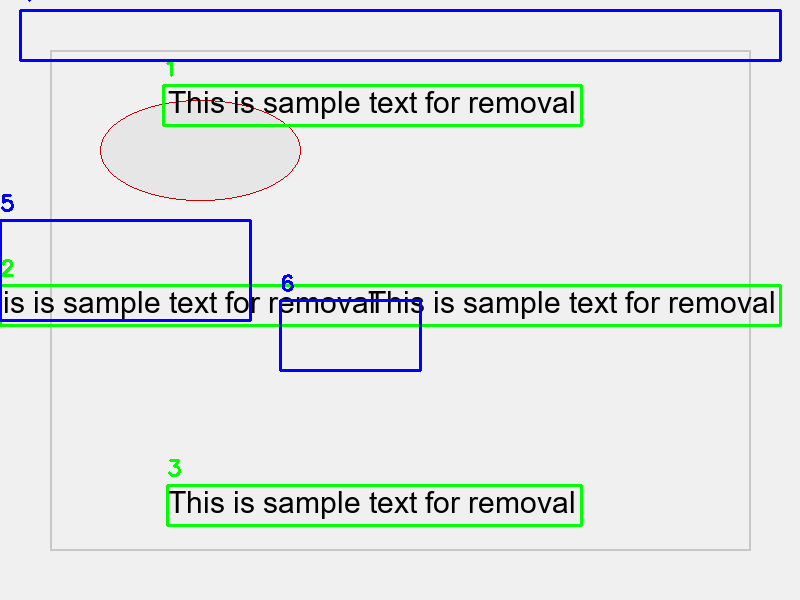
#> input picture output/sample_plain_text_regions.png, 800 x 600 px; its folder holds only this picture in this run
$ python preview_text_regions.py ../output/sample_plain_text_regions.png
#> lines starting #> are read from the running program, lines starting #| are printed output that depends on the picture; after the words box and inside, x2 and y2 are one past the last pixel; in counts of white or black regions, pixels touching at a corner belong together
### src/utils/image_utils.py
"""
Image Utilities Module

This module provides utility functions for image processing,
including loading, saving, and basic transformations.
"""
import os
import cv2
import numpy as np
from PIL import Image, ImageDraw, ImageFont


def load_image(image_path):
    """
    Load an image from a file path.

    Args:
        image_path (str): Path to the image file.

    Returns:
        tuple: (PIL Image, OpenCV Image) - Both representations of the loaded image.
    """
#> called with image_path = '../output/sample_plain_text_regions.png'
    # Check if file exists
    if not os.path.exists(image_path):
        raise FileNotFoundError(f"Image file not found: {image_path}")

    # Load with PIL
    pil_image = Image.open(image_path)
#> pil_image is the input picture: PIL image 800x600 RGB; mean R, G, B 225.2, 230.6, 229.4

    # Load with OpenCV
    cv_image = cv2.imread(image_path)

    # Check if OpenCV read the image correctly
    if cv_image is None:
        # Try converting from PIL to OpenCV format
        cv_image = cv2.cvtColor(np.array(pil_image), cv2.COLOR_RGB2BGR)

    return pil_image, cv_image


def save_image(image, output_path, format="PIL"):
    """
    Save an image to a file.

    Args:
        image: PIL Image or OpenCV Image to save.
        output_path (str): Path where the image will be saved.
        format (str): Format of the input image ('PIL' or 'CV').
    """
    # Create directory if it doesn't exist
    os.makedirs(os.path.dirname(output_path), exist_ok=True)

    if format.upper() == "PIL":
        # Save PIL Image
        image.save(output_path)
    elif format.upper() == "CV":
        # Save OpenCV Image
        cv2.imwrite(output_path, image)
    else:
        raise ValueError("Format must be 'PIL' or 'CV'")


# [53 lines left out: function create_sample_image, not called in this run]


# [4 lines that do not run on import are left out]

### scripts/preview_text_regions.py
"""
Preview Text Regions Script

This script identifies potential text regions in an image and visualizes them
with numbered boxes for easy reference.
"""
import os
import sys
import argparse
import cv2
import numpy as np
from PIL import Image, ImageDraw

# Add src directory to path
sys.path.append(os.path.abspath(os.path.join(os.path.dirname(__file__), "..")))

# Import our utilities
from src.utils.image_utils import load_image, save_image

# Define some common text regions for comic-style images
DEFAULT_REGIONS = [
    # General regions
    {'name': 'Top', 'box': (50, 10, 750, 70)},
    {'name': 'Middle', 'box': (50, 200, 750, 300)},
    {'name': 'Bottom', 'box': (50, 450, 750, 550)},

    # Speech bubble regions
    {'name': 'Left Speech', 'box': (100, 150, 350, 250)},
    {'name': 'Right Speech', 'box': (450, 150, 700, 250)},
    {'name': 'Bottom Left', 'box': (100, 350, 350, 450)},
    {'name': 'Bottom Right', 'box': (450, 350, 700, 450)},
]

def find_speech_bubbles(image, min_area=1000, max_area=100000):
    """
    Find potential speech bubble regions using contour detection.

    Args:
        image: OpenCV image
        min_area: Minimum contour area to consider
        max_area: Maximum contour area to consider

    Returns:
        List of potential speech bubble regions
    """
#> called with min_area = 1000, max_area = 100000
    # Convert to grayscale
    gray = cv2.cvtColor(image, cv2.COLOR_BGR2GRAY)
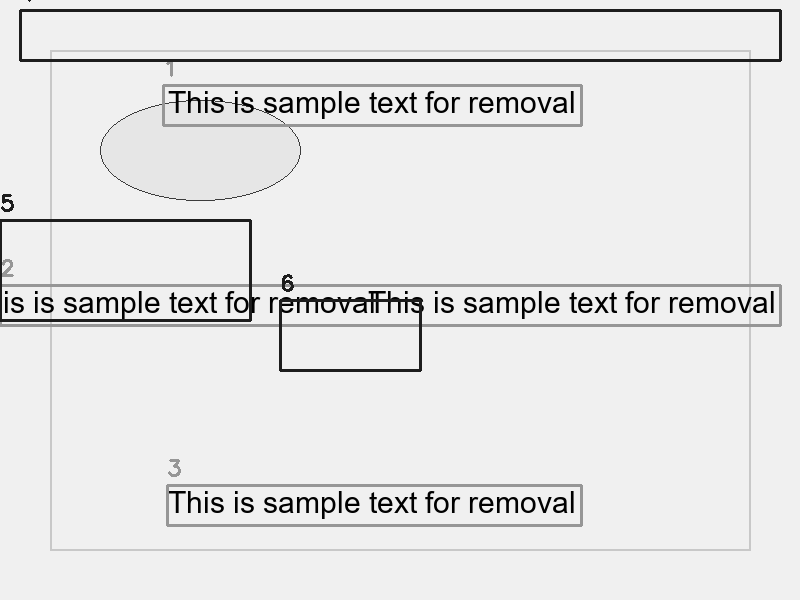
#> gray: shape (600, 800); min 0, max 240, mean 228.8

    # Apply Gaussian blur to smooth out the image
    blurred = cv2.GaussianBlur(gray, (5, 5), 0)
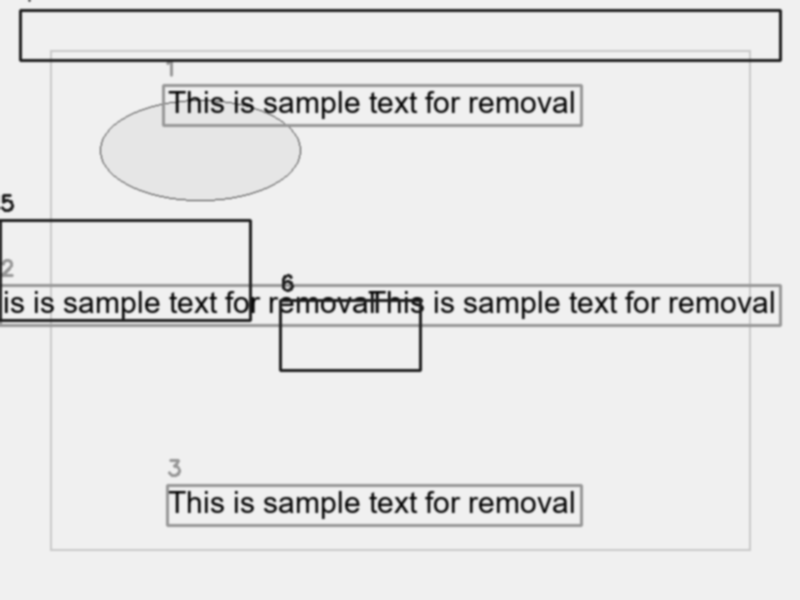
#> blurred: shape (600, 800); min 10, max 240, mean 228.8

    # Apply adaptive thresholding to create a binary image
    binary = cv2.adaptiveThreshold(
        blurred, 255, cv2.ADAPTIVE_THRESH_GAUSSIAN_C,
        cv2.THRESH_BINARY_INV, 11, 2
    )
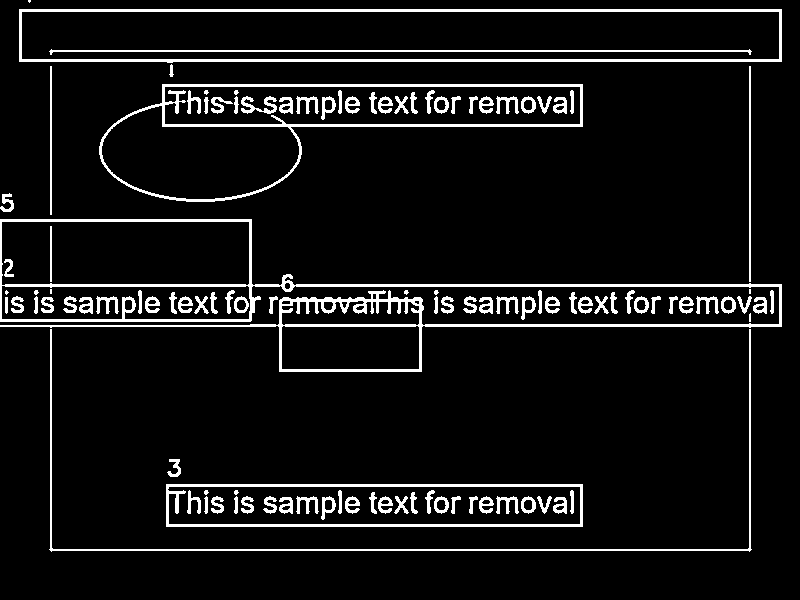
#> binary: shape (600, 800); 7.6% white; 112 white regions (12 under 20 px)

    # Find contours
    contours, _ = cv2.findContours(binary, cv2.RETR_EXTERNAL, cv2.CHAIN_APPROX_SIMPLE)
#> contours = 38 contours, 5 with area under 20; largest, box (x1, y1, x2, y2) and area: (19, 9, 782, 63) 39630, (0, 219, 782, 372) 38397, (99, 84, 583, 202) 31116, (166, 484, 583, 527) 17472, (49, 329, 752, 552) 1148

    # Filter contours by area and shape
    speech_bubbles = []
    for i, contour in enumerate(contours):
        # Calculate area
        area = cv2.contourArea(contour)

        # Skip if too small or too large
        if area < min_area or area > max_area:
            continue

        # Get bounding box
        x, y, w, h = cv2.boundingRect(contour)

        # Skip if too wide or too tall
        if w > image.shape[1] * 0.9 or h > image.shape[0] * 0.9:
            continue

        # Add some padding
        padding = 10
        x1 = max(0, x - padding)
        y1 = max(0, y - padding)
        x2 = min(image.shape[1], x + w + padding)
        y2 = min(image.shape[0], y + h + padding)

        # Add to list
        speech_bubbles.append({
            'name': f'Auto Bubble {i+1}',
            'box': (x1, y1, x2, y2)
        })
#> this loop made 38 passes
#> area on passes 2, 5, 6, 7, 8, 9, 10, 11, 12, 13, 14, 15: 88.5, 139.5, 140.5, 76, 184.5, 133, 135.5, 51.5, 53, 184, 88, 135
#> (area, x, y, w, h, x1, y1, x2) on passes 3, 33: (1148, 49, 329, 703, 223, 39, 319, 762), (31116, 99, 84, 484, 118, 89, 74, 593)
#> after the loop, speech_bubbles = 3 items

    return speech_bubbles

def visualize_text_regions(image, regions, save_path=None):
    """
    Visualize text regions with numbered boxes.

    Args:
        image: OpenCV image
        regions: List of region dictionaries
        save_path: Path to save the visualization

    Returns:
        OpenCV image with visualized regions
    """
    # Create a copy of the image
    result = image.copy()

    # Colors for different region types
    colors = {
        'default': (0, 255, 0),    # Green for default regions
        'auto': (0, 0, 255),       # Blue for auto-detected regions
        'custom': (255, 0, 255)    # Purple for custom regions
    }

    # Draw boxes and labels
    for i, region in enumerate(regions):
        # Get the box coordinates
        x1, y1, x2, y2 = region['box']

        # Determine color based on name
        if region['name'].startswith('Auto'):
            color = colors['auto']
        elif region['name'].startswith('Custom'):
            color = colors['custom']
        else:
            color = colors['default']

        # Draw rectangle
        cv2.rectangle(result, (x1, y1), (x2, y2), color, 2)

        # Draw label with region number
        label = f"{i+1}: {region['name']}"
        cv2.putText(result, label, (x1, y1-10), cv2.FONT_HERSHEY_SIMPLEX,
                   0.6, color, 2, cv2.LINE_AA)

    # Save the result if requested
    if save_path:
        save_image(result, save_path, format="CV")
        print(f"Saved visualization to: {save_path}")

    return result

def create_custom_regions_from_speech_bubbles(image):
    """
    Create custom regions for each speech bubble in the image.

    Args:
        image: OpenCV image

    Returns:
        List of custom region dictionaries
    """
    # Find speech bubbles
    speech_bubbles = find_speech_bubbles(image)
#> speech_bubbles = 3 items

    # Convert to custom regions
    custom_regions = []
    for i, bubble in enumerate(speech_bubbles):
        custom_regions.append({
            'name': f'Speech Bubble {i+1}',
            'box': bubble['box']
        })
#> this loop made 3 passes
#> bubble on passes 1 to 3: {'name': 'Auto Bubble 1', 'box': (156, 474, 593, 537)}, {'name': 'Auto Bubble 3', 'box': (39, 319, 762, 562)}, {'name': 'Auto Bubble 33', 'box': (89, 74, 593, 212)}
#> after the loop, custom_regions = 3 items

    return custom_regions

def preview_text_regions(input_path, output_path=None, include_auto=True, include_default=True):
    """
    Preview text regions in an image.

    Args:
        input_path: Path to input image
        output_path: Path to save the visualization
        include_auto: Whether to include auto-detected regions
        include_default: Whether to include default regions
    """
    # Load the image
    _, cv_image = load_image(input_path)

    # Define regions list
    regions = []

    # Add default regions if requested
    if include_default:
        regions.extend(DEFAULT_REGIONS)

    # Add auto-detected regions if requested
    if include_auto:
        auto_regions = create_custom_regions_from_speech_bubbles(cv_image)
#> auto_regions = 3 items
        regions.extend(auto_regions)

    # Create output path if not provided
    if output_path is None:
        base_name = os.path.splitext(os.path.basename(input_path))[0]
        output_path = os.path.join("output", f"{base_name}_text_regions.png")

    # Visualize regions
    result = visualize_text_regions(cv_image, regions, output_path)
#> the loop in visualize_text_regions, `for i, region in enumerate(regions):` made 10 passes
#> (region, x1, y1, x2, y2, label) on passes 8 to 10: ({'name': 'Speech Bubble 1', 'box': (156, 474, 593, 537)}, 156, 474, 593, 537, '8: Speech Bubble 1'), ({'name': 'Speech Bubble 2', 'box': (39, 319, 762, 562)}, 39, 319, 762, 562, '9: Speech Bubble 2'), ({'name': 'Speech Bubble 3', 'box': (89, 74, 593, 212)}, 89, 74, 593, 212, '10: Speech Bubble 3')
#> (x1, y1, x2, y2, label) on passes 1 to 6: (50, 10, 750, 70, '1: Top'), (50, 200, 750, 300, '2: Middle'), (50, 450, 750, 550, '3: Bottom'), (100, 150, 350, 250, '4: Left Speech'), (450, 150, 700, 250, '5: Right Speech'), (100, 350, 350, 450, '6: Bottom Left')
#> after the loop in visualize_text_regions, `for i, region in enumerate(regions):`:
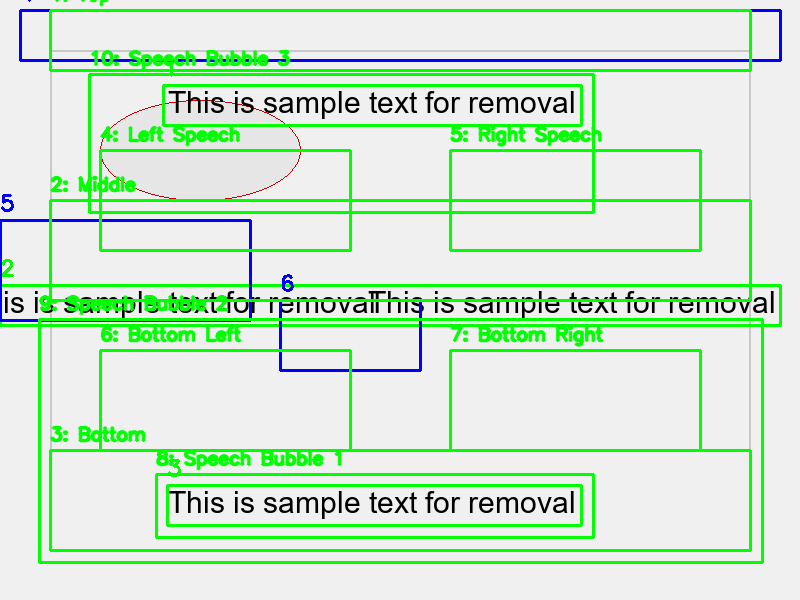
#> result: shape (600, 800, 3); mean B, G, R 208.1, 234.4, 205.6

    # Print region information
    print("\nPotential Text Regions:")
    print("======================")
    for i, region in enumerate(regions):
        x1, y1, x2, y2 = region['box']
        print(f"Region {i+1}: {region['name']} - Position: ({x1}, {y1}), Size: {x2-x1}x{y2-y1}")
#> this loop made 10 passes
#> (x1, y1, x2, y2) on passes 1 to 7: (50, 10, 750, 70), (50, 200, 750, 300), (50, 450, 750, 550), (100, 150, 350, 250), (450, 150, 700, 250), (100, 350, 350, 450), (450, 350, 700, 450)
#> (region, x1, y1, x2, y2) on passes 8 to 10: ({'name': 'Speech Bubble 1', 'box': (156, 474, 593, 537)}, 156, 474, 593, 537), ({'name': 'Speech Bubble 2', 'box': (39, 319, 762, 562)}, 39, 319, 762, 562), ({'name': 'Speech Bubble 3', 'box': (89, 74, 593, 212)}, 89, 74, 593, 212)
#| Region 1: Top - Position: (50, 10), Size: 700x60
#| Region 2: Middle - Position: (50, 200), Size: 700x100
#| Region 3: Bottom - Position: (50, 450), Size: 700x100
#| Region 4: Left Speech - Position: (100, 150), Size: 250x100
#| Region 5: Right Speech - Position: (450, 150), Size: 250x100
#| Region 6: Bottom Left - Position: (100, 350), Size: 250x100
#| Region 7: Bottom Right - Position: (450, 350), Size: 250x100
#| Region 8: Speech Bubble 1 - Position: (156, 474), Size: 437x63
#> (further printed lines are left out)

    # Return the visualization and regions
    return result, regions

def save_region_configurations(regions, output_path="region_config.py"):
    """
    Save region configurations to a Python script.

    Args:
        regions: List of region dictionaries
        output_path: Path to save the script
    """
    with open(output_path, 'w') as f:
        f.write('"""\nRegion Configuration\n\nGenerated by preview_text_regions.py\n"""\n\n')
        f.write('# Text region configurations for add_comic_text.py\n')
        f.write('region_configs = [\n')

        for i, region in enumerate(regions):
            x1, y1, x2, y2 = region['box']
            center_x = (x1 + x2) // 2
            center_y = (y1 + y2) // 2
            width = x2 - x1

            f.write('    {\n')
            f.write(f'        \'text\': "Text for {region["name"]}",\n')
            f.write(f'        \'position\': ({center_x}, {center_y}),  # Center of region {i+1}\n')
            f.write(f'        \'font_size\': {max(12, min(24, width // 15))},\n')
            f.write( '        \'color\': (20, 20, 20),\n')
            f.write( '        \'background\': (255, 255, 255, 240),\n')
            f.write( '        \'padding\': 8,\n')
            f.write( '        \'align\': \'center\',\n')
            f.write(f'        \'max_width\': {max(100, width - 40)},\n')
            f.write( '        \'angle\': 0.5,\n')
            f.write('    },\n')

        f.write(']\n')

    print(f"\nSaved region configurations to: {output_path}")
    print("You can customize the text and other properties in this file.")
    print("Then use it with add_comic_text.py by importing the configuration.")

if __name__ == "__main__":
    parser = argparse.ArgumentParser(description="Preview text regions in an image")
    parser.add_argument("input", help="Path to input image")
    parser.add_argument("--output", help="Path to save the visualization")
    parser.add_argument("--no-auto", action="store_true", help="Don't include auto-detected regions")
    parser.add_argument("--no-default", action="store_true", help="Don't include default regions")
    parser.add_argument("--generate-config", action="store_true", help="Generate region config file")

    args = parser.parse_args()

    # Preview text regions
    result, regions = preview_text_regions(
        args.input,
        args.output,
        not args.no_auto,
        not args.no_default
    )
#> regions = 10 items

    # Generate region configurations if requested
    if args.generate_config:
        save_region_configurations(regions)

    # Display the result
    cv2.imshow('Text Regions', result)
    print("\nPress any key to exit...")
    cv2.waitKey(0)
    cv2.destroyAllWindows()

$ run again, on input/original_whisk_kpi_image.png
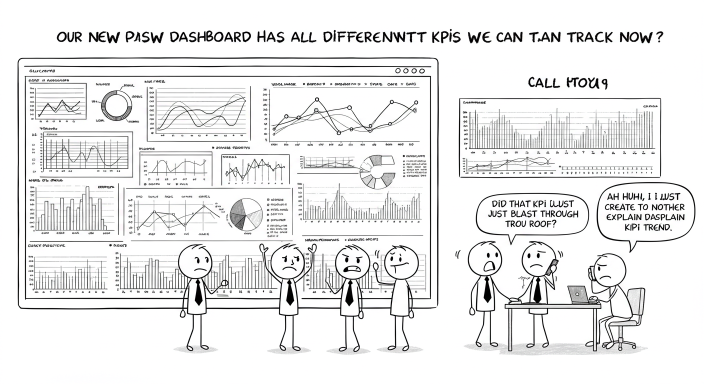
#> input picture input/original_whisk_kpi_image.png, 1408 x 768 px (shown at 1/2 size)
#> in load_image, pil_image is the input picture: PIL image 1408x768 RGB; mean R, G, B 235, 235, 235.1
#> in find_speech_bubbles, `binary = cv2.adaptiveThreshold( blurred, 255, cv2.ADAPTIVE_THRESH_GAUS..`:
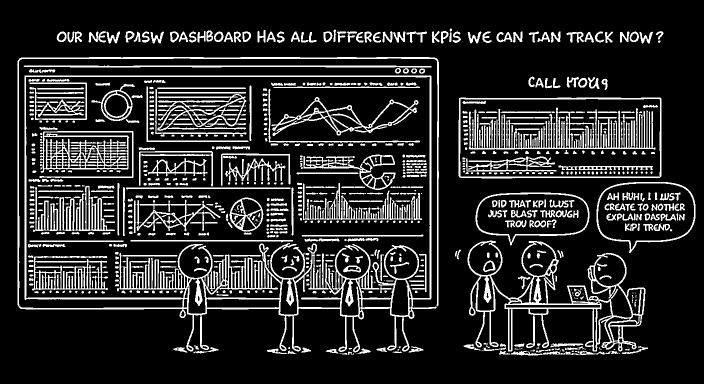
#> binary: shape (768, 1408) (shown at 1/2 size); 15.9% white; 824 white regions (188 under 20 px)
#> contours = 136 contours, 33 with area under 20; largest, box (x1, y1, x2, y2) and area: (34, 114, 878, 705) 381952, (917, 195, 1323, 357) 64571, (935, 481, 1291, 703) 27496, (1193, 364, 1391, 506) 21159, (951, 385, 1179, 491) 17760
#> the loop in find_speech_bubbles, `for i, contour in enumerate(contours):` made 136 passes
#> area on passes 4, 5, 6, 8, 10, 12, 20, 23: 25, 21.5, 56, 578, 62.5, 39, 104.5, 52.5
#> after the loop in find_speech_bubbles, `for i, contour in enumerate(contours):`: speech_bubbles = 5 items
#> the loop in create_custom_regions_from_speech_bubbles, `for i, bubble in enumerate(speech_bubbles):` made 5 passes
#> bubble on passes 1 to 5: {'name': 'Auto Bubble 63', 'box': (925, 471, 1301, 713)}, {'name': 'Auto Bubble 64', 'box': (941, 375, 1189, 501)}, {'name': 'Auto Bubble 65', 'box': (1183, 354, 1401, 516)}, {'name': 'Auto Bubble 66', 'box': (907, 185, 1333, 367)}, {'name': 'Auto Bubble 80', 'box': (37, 121, 873, 145)}
#> the loop in visualize_text_regions, `for i, region in enumerate(regions):` made 12 passes
#> (region, x1, y1, x2, y2, label) on passes 8 to 11: ({'name': 'Speech Bubble 1', 'box': (925, 471, 1301, 713)}, 925, 471, 1301, 713, '8: Speech Bubble 1'), ({'name': 'Speech Bubble 2', 'box': (941, 375, 1189, 501)}, 941, 375, 1189, 501, '9: Speech Bubble 2'), ({'name': 'Speech Bubble 3', 'box': (1183, 354, 1401, 516)}, 1183, 354, 1401, 516, '10: Speech Bubble 3'), ({'name': 'Speech Bubble 4', 'box': (907, 185, 1333, 367)}, 907, 185, 1333, 367, '11: Speech Bubble 4')
#> after the loop in visualize_text_regions, `for i, region in enumerate(regions):`:
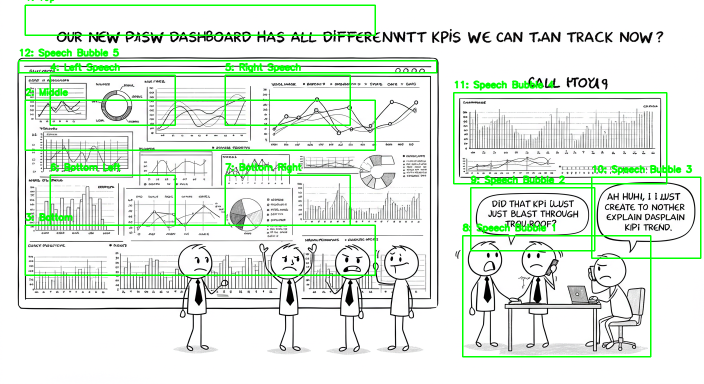
#> result: shape (768, 1408, 3) (shown at 1/2 size); mean B, G, R 223.8, 236, 223.7
#> the loop in preview_text_regions, `for i, region in enumerate(regions):` made 12 passes
#> (x1, y1, x2, y2) on passes 1 to 7: (50, 10, 750, 70), (50, 200, 750, 300), (50, 450, 750, 550), (100, 150, 350, 250), (450, 150, 700, 250), (100, 350, 350, 450), (450, 350, 700, 450)
#> (printed output is left out)
#> regions = 12 items
